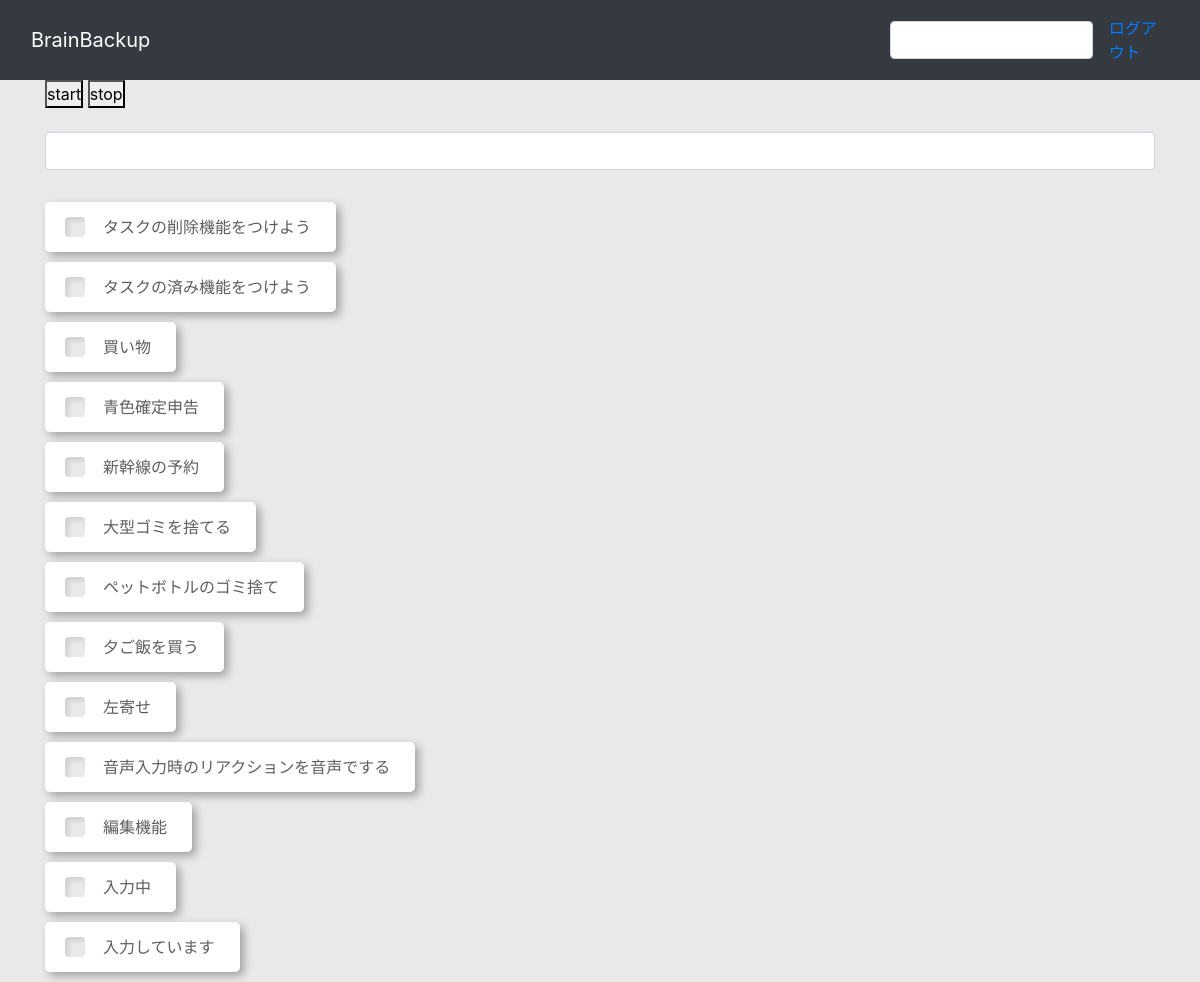
The page / (signed in) on the database as committed earlier.
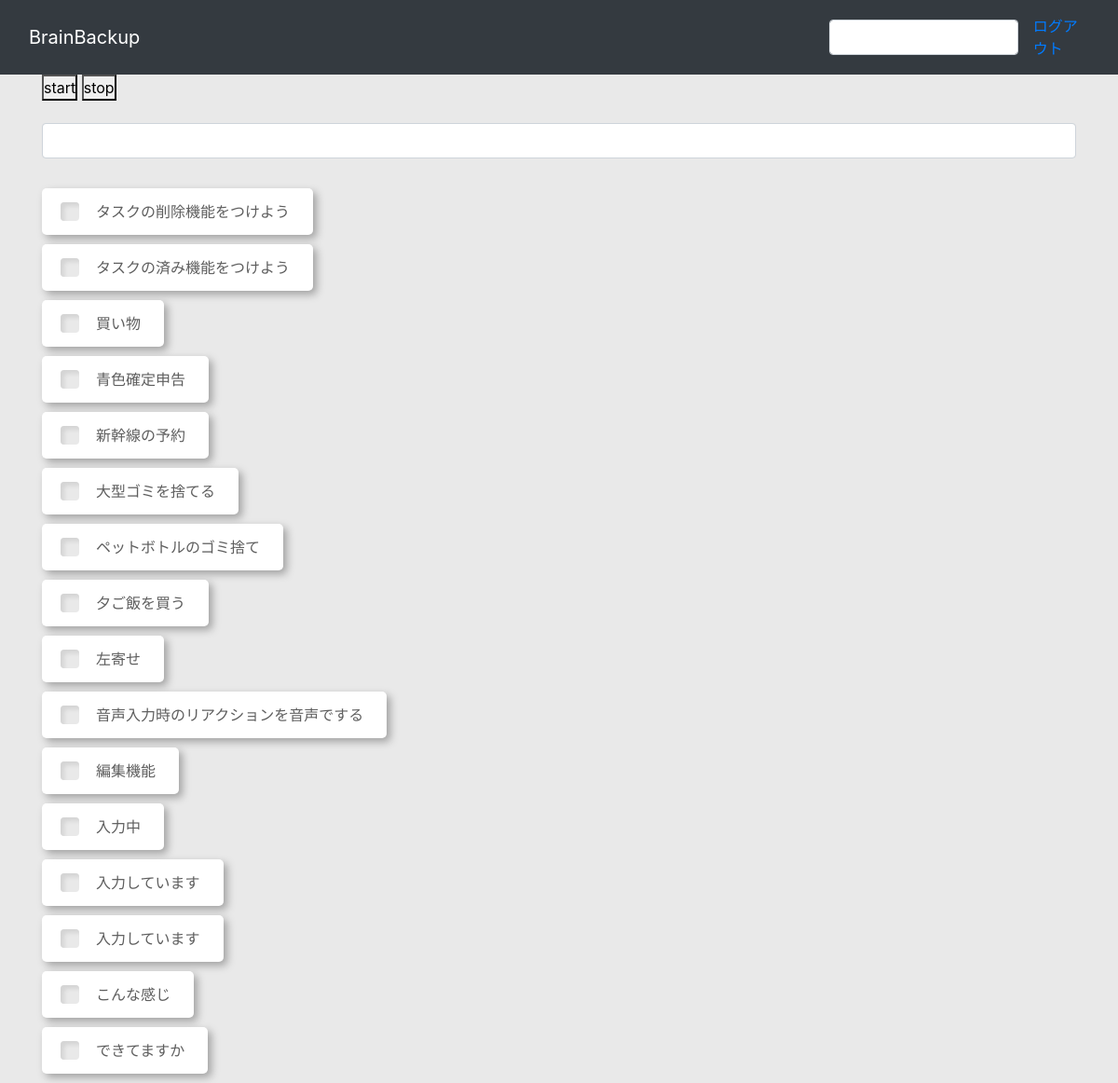
The same page on the database as committed later.
### app/models.py (models this page shows, shortened)
class Blog(models.Model):
    title = models.CharField('タイトル', max_length=255)

### app/views.py (the view)
# urls.py: path('', views.IndexView.as_view(), name='index'),
class IndexView(LoginRequiredMixin,View):
    def get(self, request, *args, **kwargs):
        blog_data = Blog.objects.all()
        return render(request, 'app/index.html', {
            'blog_data': blog_data,
        })

### app/templates/app/index.html (shortened to what this page needs)
{% extends "app/base.html" %} {% load static %}
{% block content %}
<head>
  <link rel="stylesheet" type="text/css" href="{% static 'css/style.css' %}">
</head>
<!DOCTYPE html>
<button id="start-btn">start</button>
<button id="stop-btn">stop</button>
<div class="my-4 text-center">
  <div class="row">
    <div class="col-md-12 mb-2">
      <form id="add_blog">
        <input class="form-control" type="text" id="post_title" required />
      </form>
    </div>
  </div>
</div>
{% for blog in blog_data %}
<div class="wra">
  <div class="wrap">
    <div class="wrapper" id="posts">
      <input type="checkbox" id="{{ blog.id }}">
      <label for="{{ blog.id }}">{{ blog.title }}</label>
    </div>
  </div>
</div>
{% endfor %}
{% endblock %}

Rows that differ between the two databases and show on the page:
added Blog: title "入力しています"
added Blog: title "こんな感じ"
added Blog: title "できてますか"
